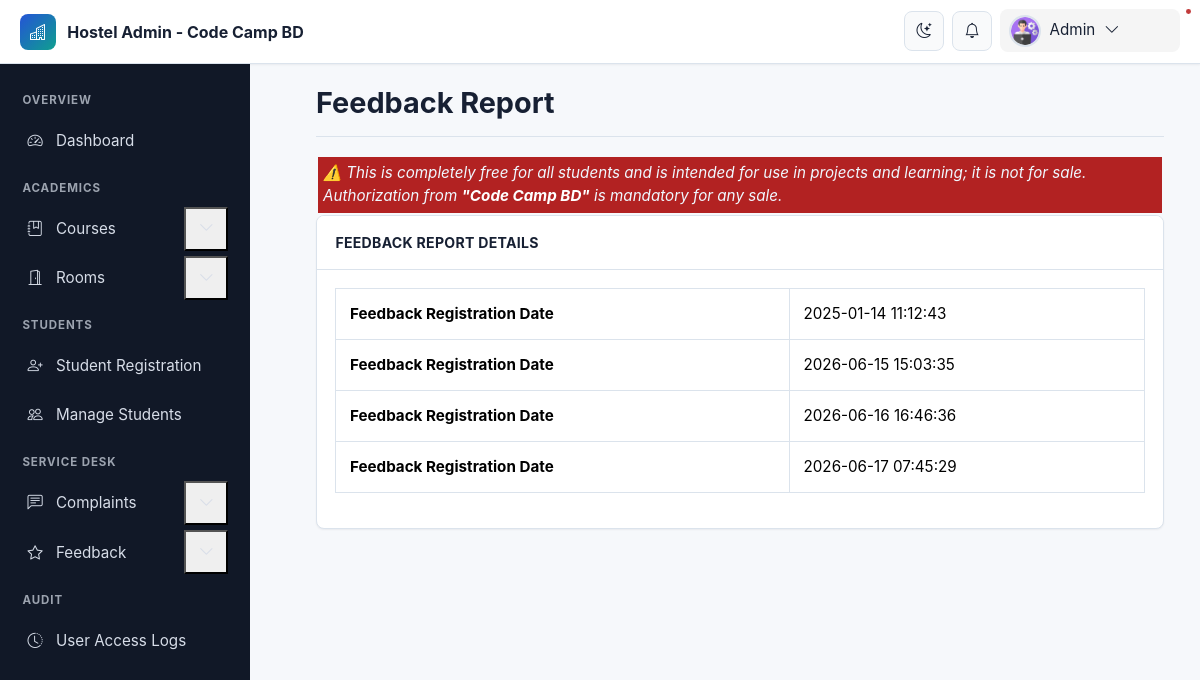
Screenshot of /admin/feedback-report.php (signed in) with the database file from the repository.
### tables this page shows
CREATE TABLE `feedback` (
  `id` int(11) NOT NULL,
  `AccessibilityWarden` varchar(255) DEFAULT NULL,
  `AccessibilityMember` varchar(255) DEFAULT NULL,
  `RedressalProblem` varchar(255) DEFAULT NULL,
  `Room` varchar(255) DEFAULT NULL,
  `Mess` varchar(255) DEFAULT NULL,
  `HostelSurroundings` varchar(255) DEFAULT NULL,
  `OverallRating` varchar(255) DEFAULT NULL,
  `FeedbackMessage` varchar(255) DEFAULT NULL,
  `userId` int(11) DEFAULT NULL,
  `postinDate` timestamp NULL DEFAULT current_timestamp()
);

### admin/feedback-report.php (the view, shortened to what this page needs)
<?php
include('includes/config.php');
?>
<!doctype html>
<html lang="en" class="no-js">
<head>
	<link rel="stylesheet" href="css/font-awesome.min.css">
	<link rel="stylesheet" href="https://cdn.jsdelivr.net/npm/bootstrap@5.3.3/dist/css/bootstrap.min.css">
	<link rel="stylesheet" href="css/dataTables.bootstrap.min.css">
	<link rel="stylesheet" href="css/bootstrap-social.css">
	<link rel="stylesheet" href="css/bootstrap-select.css">
	<link rel="stylesheet" href="css/fileinput.min.css">
	<link rel="stylesheet" href="css/awesome-bootstrap-checkbox.css">
	<link rel="stylesheet" href="css/style.css">
	<link rel="stylesheet" href="css/font-awesome.min.css">
</head>
<body>
	<?php include('includes/header.php');?>
	<div class="ts-main-content">
			<?php include('includes/sidebar.php');?>
		<div class="content-wrapper">
			<div class="container-fluid">
				<div class="row" id="print">
					<div class="col-md-12">
						<h2 class="page-title">Feedback Report</h2>
														<div class="" style="background-color: firebrick; padding: 5px;margin: 2px;}">
									<i>
										<marquee behavior="scroll" direction="left" onmouseover="this.stop();" onmouseout="this.start();" style="color: aliceblue;" >
											⚠️ This is completely free for all students and is intended for use in projects and learning; it is not for sale. Authorization from  <a style="color:white;font-weight: bold;" href="https://www.youtube.com/@codecampbdofficial/" target="_blank" rel="noopener noreferrer">"Code Camp BD"</a>  is mandatory for any sale.
										</marquee>
									</i>
								</div>
						<div class="panel panel-default">
							<div class="panel-heading">Feedback Report Details</div>
							<div class="panel-body">
<?php
$uid=$_GET['uid'];
$ret="SELECT * FROM feedback  ";
$stmt= $mysqli->prepare($ret);
$stmt->bind_param('i',$uid);
$stmt->execute() ;
$res=$stmt->get_result();
 ?>
		<table id="zctb" class="table table-bordered " cellspacing="0" width="100%" border="1">
<?php
while($row=$res->fetch_object())
	  { ?>
<tr>
<th>Feedback Registration Date</th>
<td><?php echo $row->postinDate;?></td>
</tr>
<?php } ?>
</table>
</div>
</div>
</div>
</div>
</div>
</div>
</div>
</body>
</html>

### admin/css/style.css (style rules this page uses)
html { font-size: 14px; }
@media only screen and (min-width: 480px) { html { font-size: 17px; } }
@media only screen and (min-width: 768px) { html { font-size: 14px; } }
body { font-size: 1em; }
a { color: #37a6c4; }
.panel { overflow: hidden; }
.page-title { padding-bottom: 15px; margin-bottom: 20px; border-bottom: 1px solid #f0f0f0; }
.ts-main-content .content-wrapper { padding-top: 15px; margin-top: 10px; }
@media only screen and (min-width: 992px) { .ts-main-content .content-wrapper { margin-left: 250px; } }

### css/modern-ui.css (style rules this page uses)
:root { color-scheme: light; --hms-bg: #f6f8fb; --hms-surface: #ffffff; --hms-surface-soft: #f9fafb; --hms-border: #dbe3ec; --hms-text: #172033; --hms-muted: #637083; --hms-primary: #2454d6; --hms-primary-dark: #163b99; --hms-primary-soft: #e8efff; --hms-accent: #0f9f8f; --hms-success: #16855f; --hms-warning: #b76b00; --hms-danger: #c23b3b; --hms-info: #1477a5; --hms-sidebar: #111827; --hms-sidebar-muted: #9ca3af; --hms-shadow-sm: 0 1px 2px rgba(16, 24, 40, .06); --hms-shadow: 0 14px 34px rgba(16, 24, 40, .10); --hms-radius: 8px; --hms-header-height: 64px; --hms-sidebar-width: 280px; }
* { box-sizing: border-box; }
html { font-size: 16px; }
body { min-height: 100vh; margin: 0; background: var(--hms-bg); color: var(--hms-text); font-family: Inter, ui-sans-serif, system-ui, -apple-system, BlinkMacSystemFont, "Segoe UI", sans-serif; font-size: .95rem; line-height: 1.5; letter-spacing: 0; }
a { color: var(--hms-primary); text-decoration: none; }
.ts-main-content .content-wrapper { min-height: 100vh; margin-top: 0; padding: calc(var(--hms-header-height) + 1rem) 1rem 2rem; transition: margin-left .24s ease; }
.container-fluid { max-width: 1480px; }
.page-title { display: flex; align-items: center; justify-content: space-between; gap: 1rem; margin: 0 0 1.25rem !important; padding: 0 0 1rem; color: var(--hms-text); border-bottom: 1px solid var(--hms-border); font-size: clamp(1.45rem, 2.4vw, 2rem); font-weight: 750; letter-spacing: 0; }
.panel, .well { margin-bottom: 1.25rem; overflow: hidden; background: var(--hms-surface); border: 1px solid var(--hms-border); border-radius: var(--hms-radius); box-shadow: var(--hms-shadow-sm); }
.panel-heading { display: flex; align-items: center; justify-content: space-between; gap: .75rem; padding: 1rem 1.15rem; color: var(--hms-text) !important; background: var(--hms-surface); border-bottom: 1px solid var(--hms-border); font-size: .88rem; font-weight: 750; letter-spacing: .02em; text-transform: uppercase; }
.panel-body { padding: 1.15rem; }
.table, table { width: 100%; color: var(--hms-text); vertical-align: middle; }
.table > :not(caption) > * > * { padding: .85rem; background: transparent; border-bottom-color: var(--hms-border); }
.table tbody tr { transition: background .18s ease; }
.table-bordered, .table-bordered > :not(caption) > * { border-color: var(--hms-border); }
@media (min-width: 992px) { .ts-main-content .content-wrapper { margin-left: var(--hms-sidebar-width); padding: calc(var(--hms-header-height) + 1.35rem) 1.5rem 2.5rem; } }

### rows the page displays
feedback: postinDate "2025-01-14 11:12:43"
feedback: postinDate "2026-06-15 15:03:35"
feedback: postinDate "2026-06-16 16:46:36"
feedback: postinDate "2026-06-17 07:45:29"
